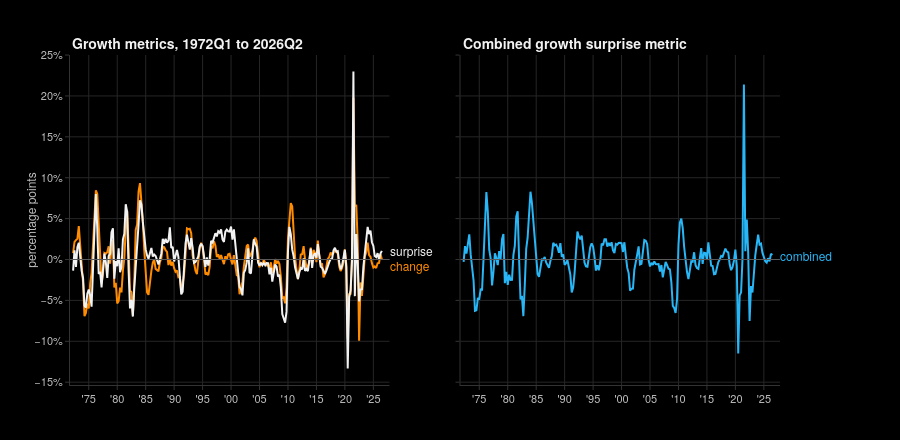

Notebook code cell kept with this figure:
### Markdown cell above
### The growth control

Inflation and growth news are entangled — a supply shock raises one and lowers the other, a demand boom raises both. Without a control, an "inflation sensitivity" partly measures growth. So the same construction is applied to real GDP and used as the second factor in every partial correlation below.

### Code cell
growth_legs = growth[["change", "surprise_scaled"]].rename(columns={"surprise_scaled": "surprise"})

fig = charts.subplots(
    titles=(f"Growth metrics, {STUDY_START} to {growth['combined'].last_valid_index()}", "Combined growth surprise metric"),
    shared_y=True,
)
charts.line_chart(growth_legs, fig=fig, row=1, col=1, ylabel="percentage points", percent=0)
charts.line_chart(growth[["combined"]], fig=fig, row=1, col=2, percent=0)
fig.show()

print(f"corr(inflation combined, growth combined) = "
      f"{inflation['combined'].corr(growth['combined']):.3f}")

### Figure 1 — Plotly figure (JSON) as saved in the notebook; plotly's stock layout.template omitted (floating-point values rounded to 4 significant figures; data arrays with more than 128 entries replaced by an {"elided": "..."} marker saying what was removed)
{"data": [{"hovertemplate": "change: %{y:.1f}%<extra></extra>", "line": {"color": "#ff8c00", "width": 2}, "mode": "lines", "name": "change", "showlegend": false, "type": "scatter", "x": {"elided": "219 str values"}, "xaxis": "x", "y": {"elided": "219 float values"}, "yaxis": "y"}, {"hovertemplate": "surprise: %{y:.1f}%<extra></extra>", "line": {"color": "#f2f2f2", "width": 2}, "mode": "lines", "name": "surprise", "showlegend": false, "type": "scatter", "x": {"elided": "219 str values"}, "xaxis": "x", "y": {"elided": "219 float values"}, "yaxis": "y"}, {"hovertemplate": "combined: %{y:.1f}%<extra></extra>", "line": {"color": "#29b6f6", "width": 2}, "mode": "lines", "name": "combined", "showlegend": false, "type": "scatter", "x": {"elided": "219 str values"}, "xaxis": "x2", "y": {"elided": "219 float values"}, "yaxis": "y2"}], "layout": {"annotations": [{"font": {"color": "#f2f2f2", "size": 14, "weight": "bold"}, "showarrow": false, "text": "Growth metrics, 1972Q1 to 2026Q2", "x": 0.0, "xanchor": "left", "xref": "paper", "y": 1.0, "yanchor": "bottom", "yref": "paper"}, {"font": {"color": "#f2f2f2", "size": 14, "weight": "bold"}, "showarrow": false, "text": "Combined growth surprise metric", "x": 0.55, "xanchor": "left", "xref": "paper", "y": 1.0, "yanchor": "bottom", "yref": "paper"}, {"font": {"color": "#f2f2f2", "size": 12}, "showarrow": false, "text": "surprise", "x": "2026-06-30T23:59:59.999999", "xanchor": "left", "xref": "x", "xshift": 6, "y": 1.062, "yref": "y", "yshift": 0.0}, {"font": {"color": "#ff8c00", "size": 12}, "showarrow": false, "text": "change", "x": "2026-06-30T23:59:59.999999", "xanchor": "left", "xref": "x", "xshift": 6, "y": 0.01721, "yref": "y", "yshift": -6.372}, {"font": {"color": "#29b6f6", "size": 12}, "showarrow": false, "text": "combined", "x": "2026-06-30T23:59:59.999999", "xanchor": "left", "xref": "x2", "xshift": 6, "y": 0.5395, "yref": "y2", "yshift": 0.0}], "height": 440, "hovermode": "x unified", "shapes": [{"line": {"color": "#5a5a5a", "width": 1}, "type": "line", "x0": 0, "x1": 1, "xref": "x domain", "y0": 0, "y1": 0, "yref": "y"}, {"line": {"color": "#5a5a5a", "width": 1}, "type": "line", "x0": 0, "x1": 1, "xref": "x2 domain", "y0": 0, "y1": 0, "yref": "y2"}], "xaxis": {"anchor": "y", "domain": [0.0, 0.45], "dtick": "M60", "hoverformat": "%Y Q%q", "range": ["1971-09-14T22:33:35.999999", "2027-11-03T02:52:47.999999"], "showspikes": true, "spikecolor": "#8c8c8c", "spikedash": "dot", "spikemode": "across", "spikethickness": 1, "tick0": "1970-01-01", "tickformat": "'%y"}, "xaxis2": {"anchor": "y2", "domain": [0.55, 1.0], "dtick": "M60", "hoverformat": "%Y Q%q", "range": ["1971-09-14T22:33:35.999999", "2027-11-03T02:52:47.999999"], "showspikes": true, "spikecolor": "#8c8c8c", "spikedash": "dot", "spikemode": "across", "spikethickness": 1, "tick0": "1970-01-01", "tickformat": "'%y"}, "yaxis": {"anchor": "x", "domain": [0.0, 1.0], "tickformat": ".0f", "ticksuffix": "%", "title": {"text": "percentage points"}}, "yaxis2": {"anchor": "x2", "domain": [0.0, 1.0], "matches": "y", "showticklabels": false, "tickformat": ".0f", "ticksuffix": "%", "title": {"text": ""}}}}
